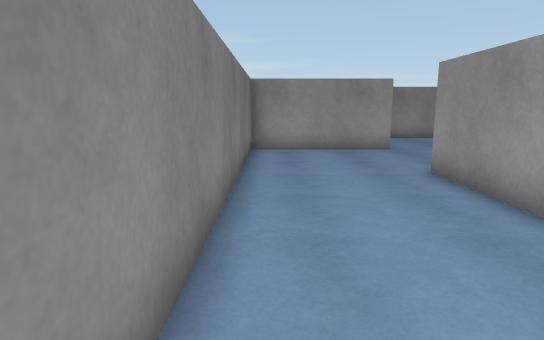
[1] (above)

20 first-person views from a walk through a scene from a Unity 3-D project. The camera is 1.5 m above the floor, tilts 10° down and sees 75° across. Doors are open. The floor is counted in squares, 1 m on a side. Each view is taken from the middle of a square. On the plan, view 1 faces up. The plan holds only what a view shows up to about 16 squares ahead; the rest is blank. The place goes on beyond the plan. The player is left out. Surface patterns are stand-ins for the level's own textures.

[2]
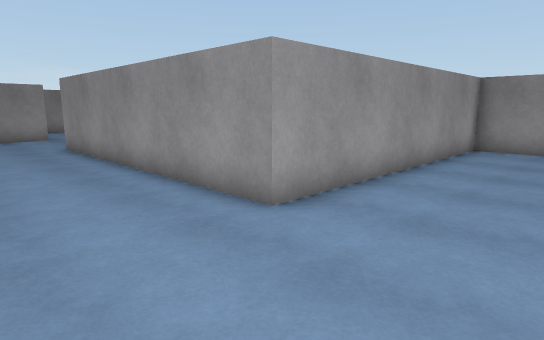

[3]
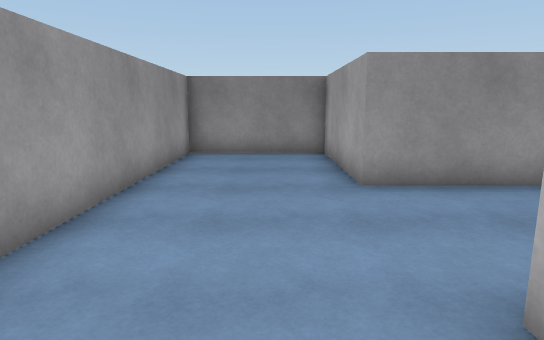

[4]
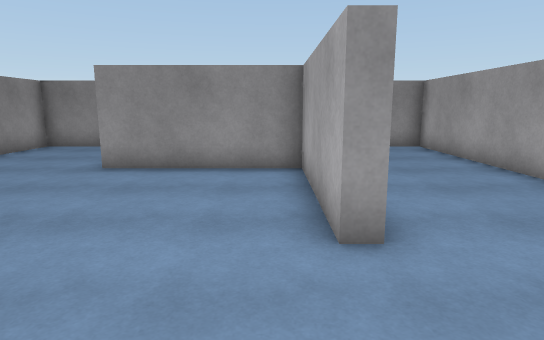

[5]
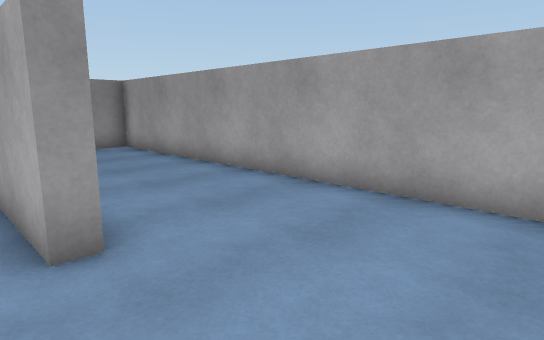

[6]
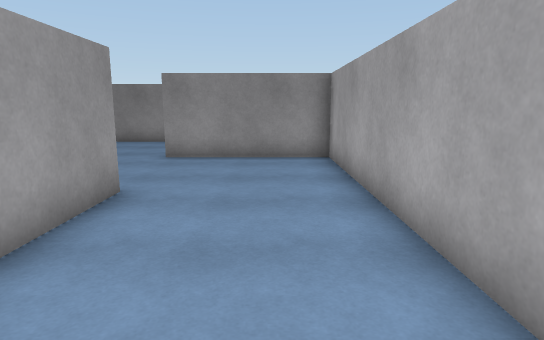

[7]
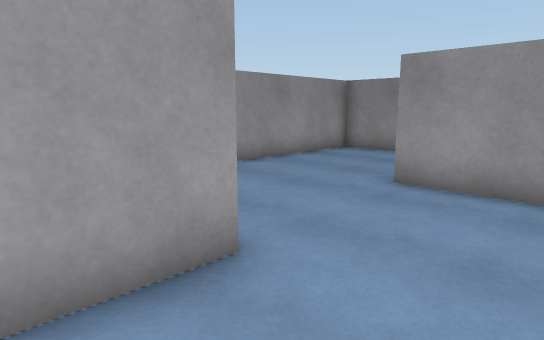

[8]
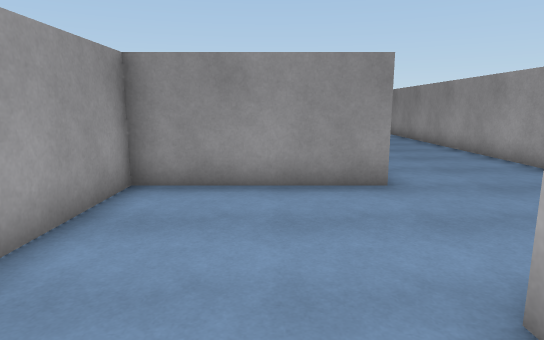

[9]
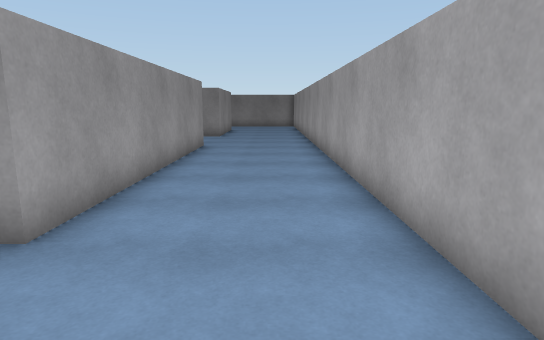

[10]
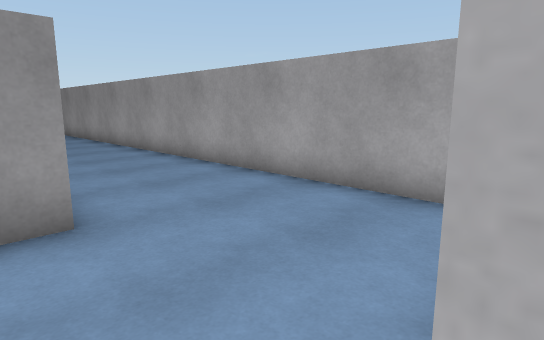

[11]
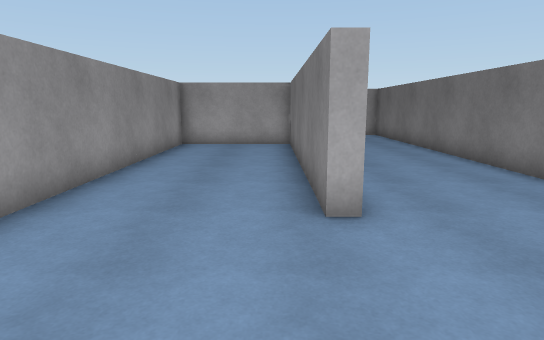

[12]
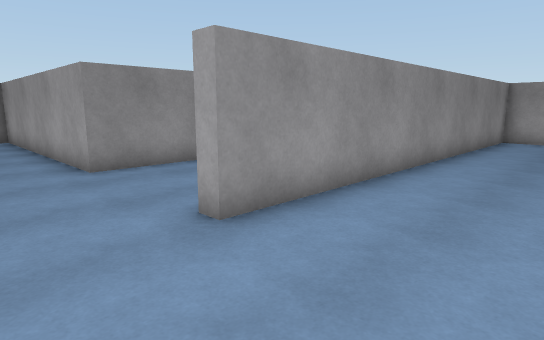

[13]
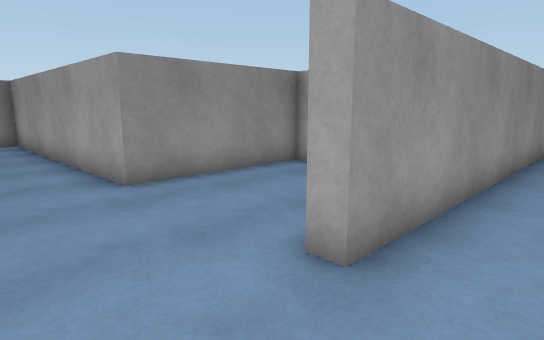

[14]
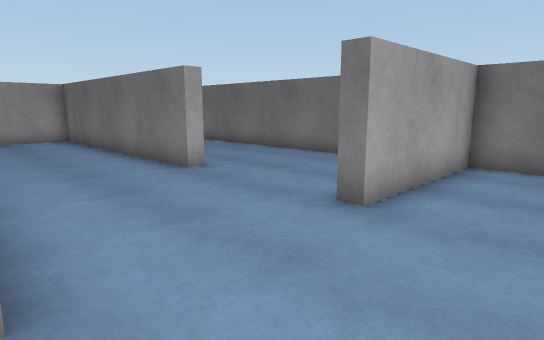

[15]
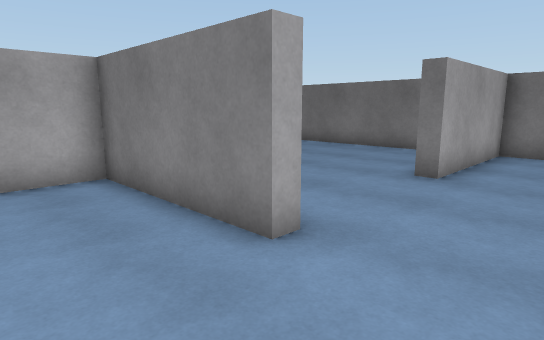

[16]
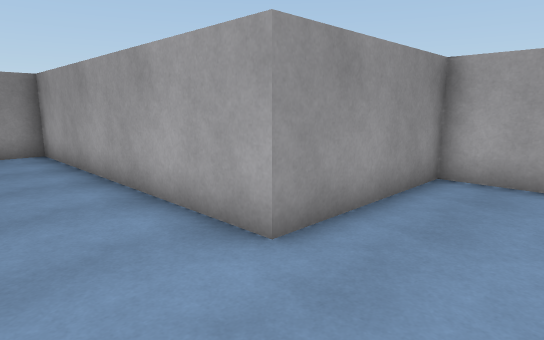

[17]
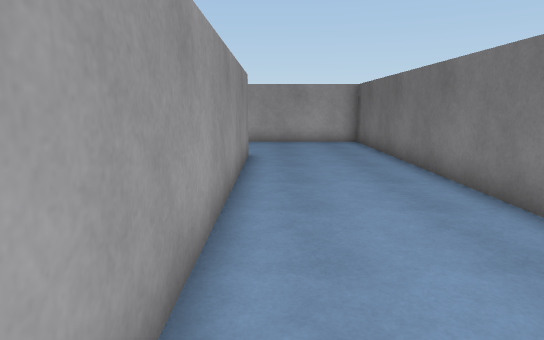

[18]
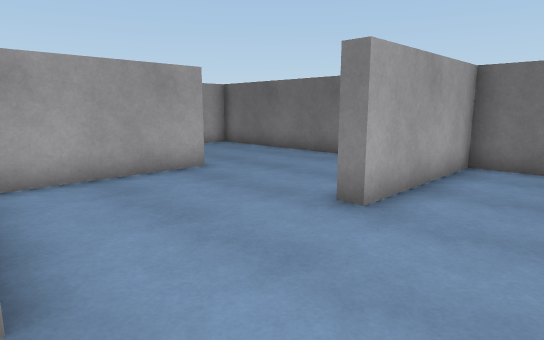

[19]
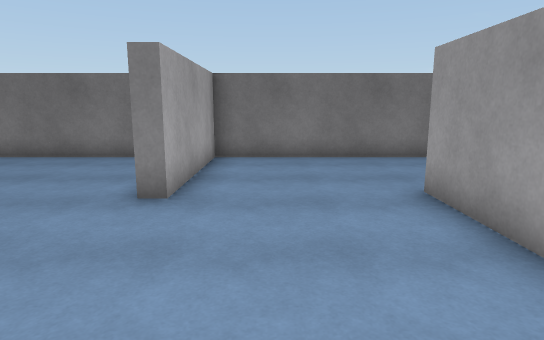

[20]
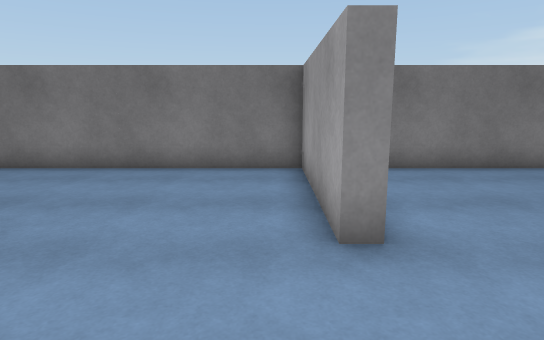

### Floor plan
Points are (right, up) in squares from view 1. A wall is a line through its corners. A room is listed if a view was taken in it or the views show most of it. See-through windows are left out.
Room 1 (views 1, 2, 3, 4, 5, 6, 7, 8, 9, 10, 11, 12, 13, 14, 15, 16, 17, 18, 19, 20)
walls: (9.4, -12.3) (6.4, -12.3); (3.7, -12.4) (3.7, -11.7) (8.7, -11.7) (8.7, -6.7) (13.7, -6.7) (13.7, -2.3) (3.7, -2.3) (3.7, 8.3) (4.2, 8.3) (4.2, -1.7) (8.7, -1.7) (8.7, 13.2) (9.2, 13.2) (9.2, 8.3) (13.7, 8.3) (13.7, 13.2) (23.7, 13.2) (23.7, 14.4); (15.9, -16.8) (30.5, -16.8); (-0.8, 14.9) (-0.8, 13.2) (4.2, 13.2) (4.2, 12.7) (-0.8, 12.7) (-0.8, -6.7) (4.2, -6.7) (4.2, -7.3) (-0.8, -7.3) (-0.8, -16.8) (13.7, -16.8) (13.7, -11.8); (29.2, -12.3) (18.7, -12.3) (18.7, -7.3) (13.2, -7.3)

Positions as (right, up) in squares from view 1, and headings:
1: (0, 0), facing up
2: (0, -6), facing up-right
3: (2, -5), facing right
4: (0, -11), facing right
5: (0, -11), facing down-right
6: (3, -15), facing right
7: (7, -15), facing up-right
8: (12, -10), facing right
9: (15, -15), facing right
10: (14, -11), facing down-right
11: (5, 13), facing down
12: (5, 16), facing down-right
13: (7, 16), facing down-right
14: (9, 16), facing down-left
15: (12, 16), facing down-left
16: (11, 16), facing down-right
17: (3, 9), facing down
18: (9, -4), facing down-left
19: (10, -5), facing left
20: (8, -8), facing left
